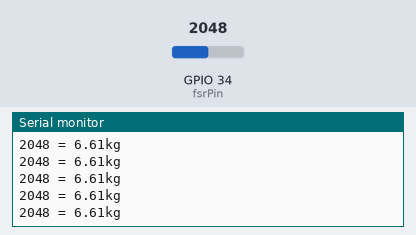
A sketch run on a simulated ESP32. Parts: the last lines printed to the serial monitor. Inputs (shaded band) come from the test bench; at power-on: GPIO 34 (fsrPin) = 2048.

Above: at 1.2 s.
1.3 s: GPIO 34 (fsrPin) set to 2866
At 1.31 s:
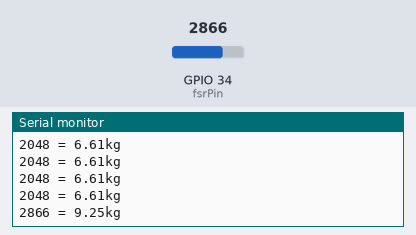
2.8 s: GPIO 34 (fsrPin) set to 3603
At 2.81 s:
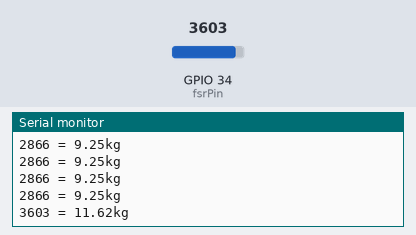
Timing chart, 0 to 5.8 s (numbered marks = the images above; inputs shaded):
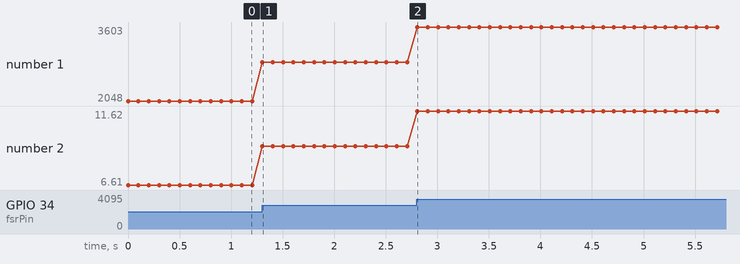

The sketch:

fsrtesting.ino
```cpp
const int fsrPin = 34;

void setup() {
  Serial.begin(9600);
  pinMode(fsrPin, INPUT);
}

void loop() {
  int fsrRead = analogRead(fsrPin);
  // if(analogRead(fsrPin) >= 10){
  Serial.print(fsrRead);
  Serial.print(" = ");
  float voltage0 = fsrRead * (3.3 / 1023.0);
  Serial.print(voltage0);
  Serial.println("kg");
  delay(100);
  //  }
}
```

Measured:
- after the input at 1.3 s, the serial monitor: prints a new line at once (image 1)
- after the input at 2.8 s, the serial monitor: prints a new line at once (image 2)
- plotted number 1: 2048 → 2866 after the input at 1.3 s, 2866 → 3603 after the input at 2.8 s
- plotted number 2: 6.61 → 9.25 after the input at 1.3 s, 9.25 → 11.62 after the input at 2.8 s
